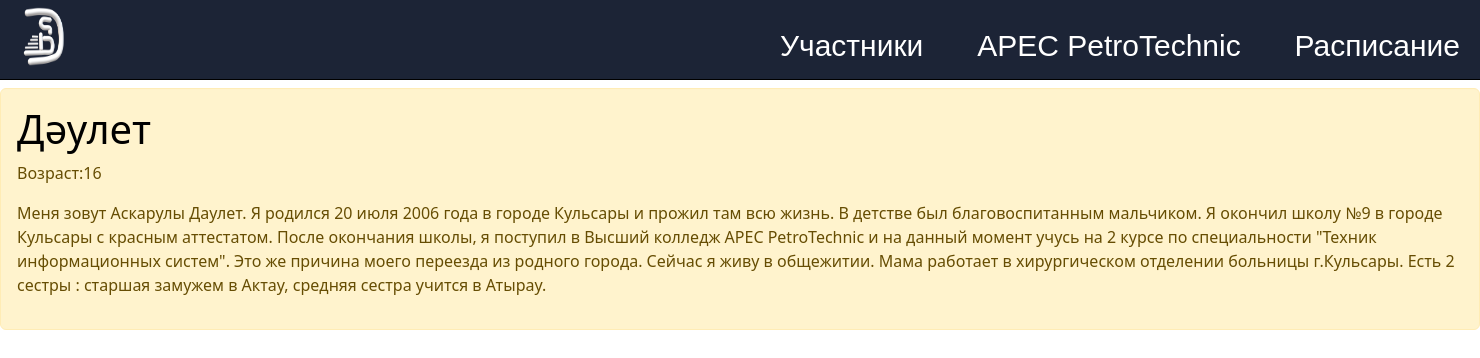
The page /about_group on the database its author committed.
### mainpage/models.py (models this page shows, shortened)
class Participance(models.Model):
    name = models.CharField("Имя", max_length=50)
    age = models.IntegerField("Возраст")
    bio = models.TextField("Биография")

### mainpage/views.py (the view)
# urls.py: path('about_group', views.about_group, name='about_group')
def about_group(request):
    people = Participance.objects.all()
    return render(request, 'mainpage/about_group.html', {'people':people})

### mainpage/templates/mainpage/about_group.html (shortened to what this page needs)
{% extends 'mainpage/base.html' %}
{% load static %}
{% block groupmates %}
    {% for el in people %}
        <div class="alert alert-warning mt-2">
            <h1>{{ el.name }}</h1>
            <p>Возраст:{{ el.age }}</p>
            <p>{{ el.bio }}</p>
        </div>
    {% endfor %}
{% endblock %}

### static/css/stylesheet.css (style rules this page uses)
* { margin: 0; padding: 0; }
body { background-image: url(); width: 100%; }
h1 { color:black }

### rows shown on the page
Participance: name "Дәулет", age "16", bio "Меня зовут Аскарулы Даулет. Я родился 20 июля 2006 года в городе Кульсары и прожил там всю жизнь. В детстве был благовоспитанным мальчиком. Я окончил школу №9 в городе Кульсары с красным аттестатом. После окончания школы, я поступил в Высший колледж APEC PetroTechnic и на данный момент учусь на 2 курсе по специальности \"Техник информационных систем\". Это же причина моего переезда из родного города. Сейчас я живу в общежитии. Мама работает в хирургическом отделении больницы г.Кульсары. Есть 2 сестры : старшая замужем в Актау, средняя сестра учится в Атырау."
